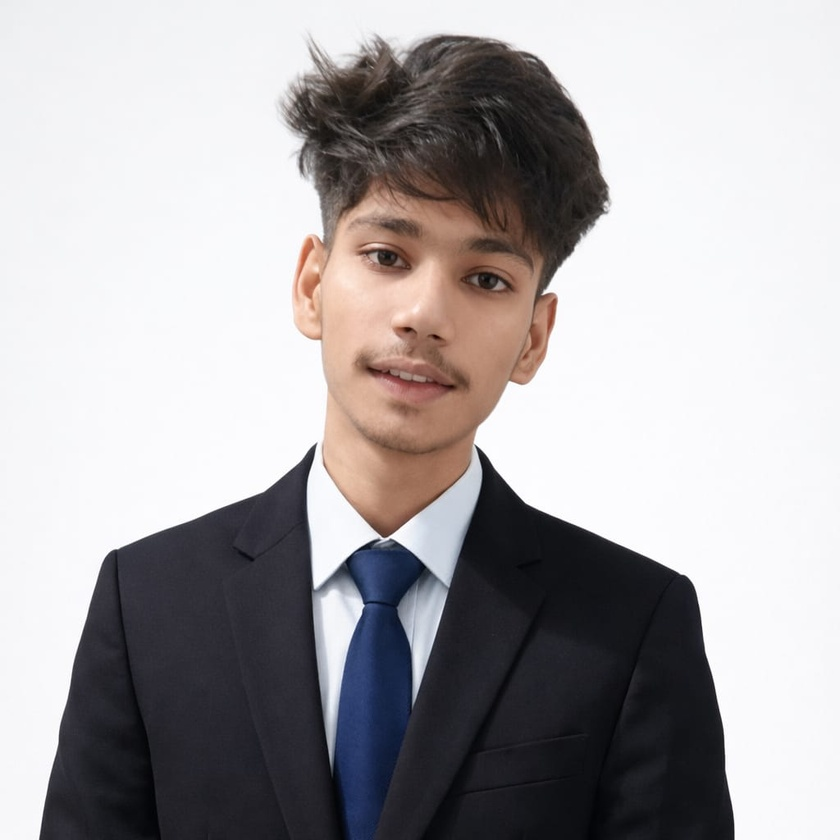
#> input picture ass-4/image.jpeg, 840 x 840 px, shrunk from 1024 x 1024 before the run
$ python binarize.py
#> lines starting #> are read from the running program, lines starting #| are printed output that depends on the picture; after the words box and inside, x2 and y2 are one past the last pixel; in counts of white or black regions, pixels touching at a corner belong together
import cv2

img = cv2.imread("image.jpeg")
#> img is the input picture: shape (840, 840, 3); mean B, G, R 168.2, 166.4, 169.9
img2 = img.copy()

if img is None:
    print("Image not found. Check filename or path.")
else:
    cv2.imshow("Original Image", img)

    h, w, c = img.shape
#> h = 840; w = 840; c = 3
    print(w, h, c)
#| 840 840 3

    for y in range(h):
        for x in range(w):
            b, g, r = img[y][x]
            avg = (int(b) + int(g) + int(r)) // 3

            if avg > 127:
                img2[y][x] = (255, 255, 255)
            else:
                img2[y][x] = (0, 0, 0)
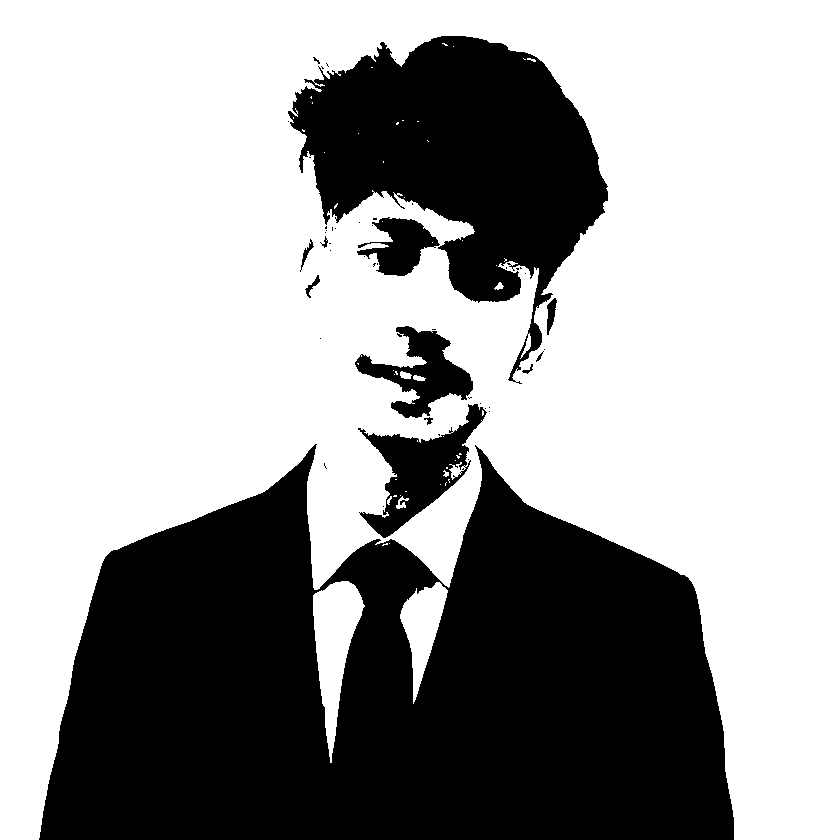
#> img2: shape (840, 840, 3); 63.4% white; 48 black regions (36 under 20 px), largest, box (x1, y1, x2, y2) and area: (39, 444, 734, 840) 191294, (288, 36, 608, 384) 52991, (358, 404, 487, 538) 6357

    cv2.imshow("Binarized Image", img2)

    cv2.waitKey(0)
    cv2.destroyAllWindows()
